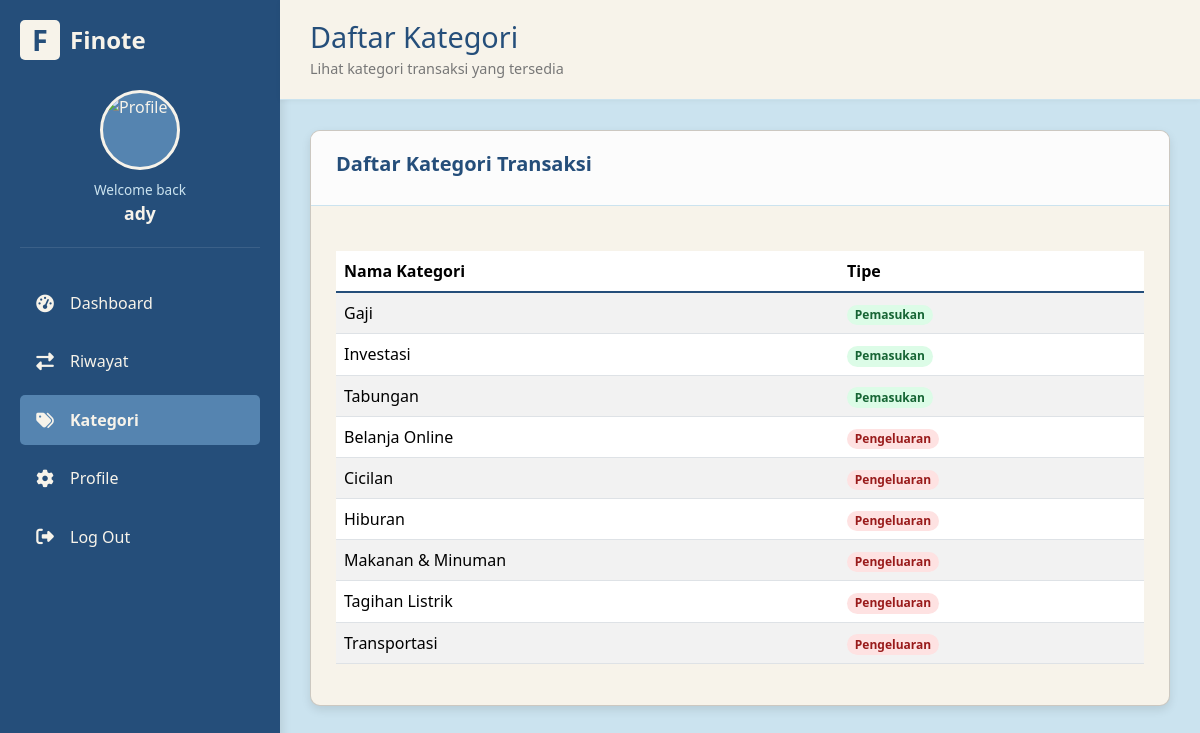
Before: /user/categories.php (signed in) with the older database file.
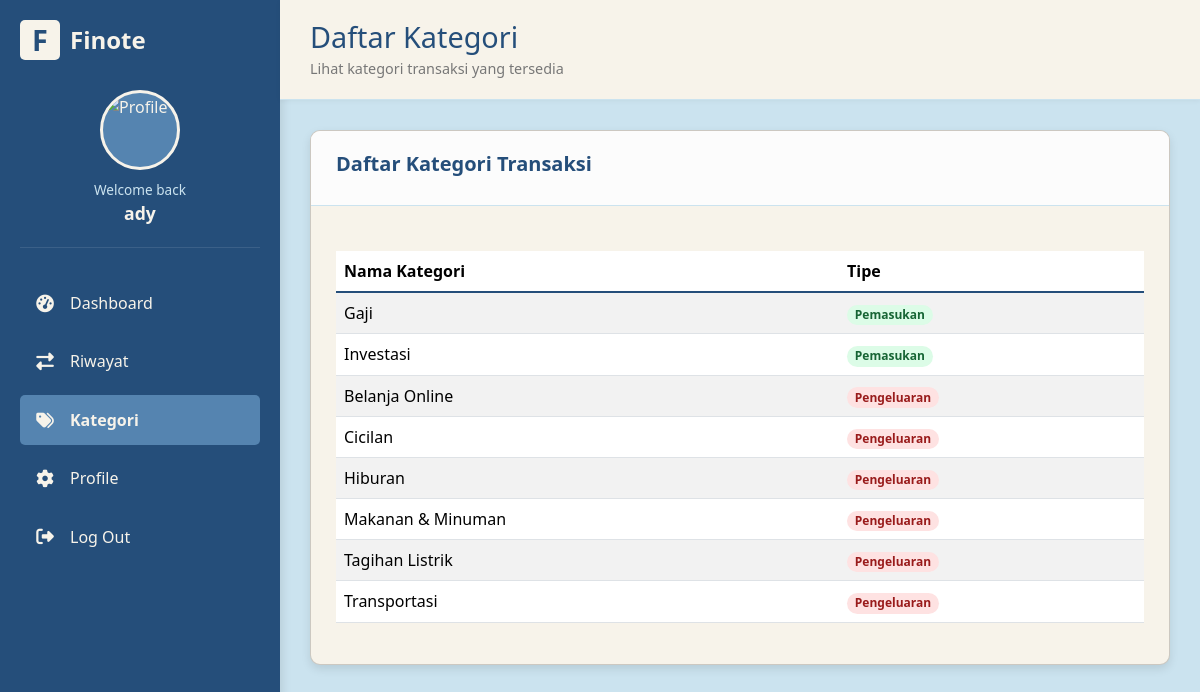
After: the same page with the newer database file.
### tables this page shows
CREATE TABLE `categories` (
  `id` int NOT NULL,
  `name` varchar(255) NOT NULL,
  `created_at` datetime DEFAULT CURRENT_TIMESTAMP,
  `type` enum('income','expense') NOT NULL DEFAULT 'expense'
);

### user/categories.php (the view, shortened to what the changed rows need)
<?php
require_once '../includes/auth.php';
$categories_list = [];
$sql_list = "SELECT id, name, type FROM categories ORDER BY type ASC, name ASC";
if ($stmt_list = $conn->prepare($sql_list)) {
    if ($stmt_list->execute()) {
        $result_list = $stmt_list->get_result();
        while ($row_list = $result_list->fetch_assoc()) {
            $categories_list[] = $row_list;
        }
    } else {
        error_log("Error fetching categories for user: " . $stmt_list->error);
    }
}
?>
<!DOCTYPE html>
<html lang="id">
<head>
    <link href="https://cdn.jsdelivr.net/npm/bootstrap@5.3.3/dist/css/bootstrap.min.css" rel="stylesheet">
    <link rel="stylesheet" href="https://cdnjs.cloudflare.com/ajax/libs/font-awesome/6.5.2/css/all.min.css" />
</head>
<body>
    <div class="main-content">
        <div class="header">
            <div class="title">
                <h1>Daftar Kategori</h1>
            </div>
        </div>
        <div class="content">
            <div class="card mb-4">
                <div class="card-content">
                    <?php if (empty($categories_list)): ?>
                        <div class="alert alert-info" role="alert">
                            Belum ada kategori yang tersedia.
                        </div>
                    <?php else: ?>
                        <div class="table-responsive">
                            <table class="table table-striped table-hover">
                                <thead>
                                    <tr>
                                        <th>Nama Kategori</th>
                                        <th>Tipe</th>
                                    </tr>
                                </thead>
                                <tbody>
                                    <?php foreach ($categories_list as $cat): ?>
                                        <tr>
                                            <td><?php echo htmlspecialchars($cat['name']); ?></td>
                                            <td>
                                                <span class="badge rounded-pill <?php echo ($cat['type'] == 'income' ? 'badge-income' : 'badge-expense'); ?>">
                                                    <?php echo ($cat['type'] == 'income' ? 'Pemasukan' : 'Pengeluaran'); ?>
                                                </span>
                                            </td>
                                        </tr>
                                    <?php endforeach; ?>
                                </tbody>
                            </table>
                        </div>
                    <?php endif; ?>
                </div>
            </div>
        </div>
    </div>
</body>
</html>

Changed rows visible on the page:
removed categories: name "Tabungan", type "Pemasukan"
